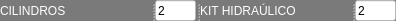
              <widget class="QSplitter" name="splitter_9">
               <property name="styleSheet">
                <string notr="true">background-color: rgb(122, 122, 122);</string>
               </property>
               <property name="orientation">
                <enum>Qt::Horizontal</enum>
               </property>
               <widget class="QLabel" name="label_15">
                <property name="minimumSize">
                 <size>
                  <width>151</width>
                  <height>21</height>
                 </size>
                </property>
                <property name="maximumSize">
                 <size>
                  <width>151</width>
                  <height>16777215</height>
                 </size>
                </property>
                <property name="styleSheet">
                 <string notr="true">color: rgb(255, 255, 255);
font: 75 italic 8pt &quot;Arial&quot;;</string>
                </property>
                <property name="text">
                 <string>CILINDROS</string>
                </property>
               </widget>
               <widget class="QLineEdit" name="cilindros">
                <property name="minimumSize">
                 <size>
                  <width>41</width>
                  <height>21</height>
                 </size>
                </property>
                <property name="maximumSize">
                 <size>
                  <width>41</width>
                  <height>21</height>
                 </size>
                </property>
                <property name="styleSheet">
                 <string notr="true">background-color: rgb(255, 255, 255);</string>
                </property>
                <property name="text">
                 <string>2</string>
                </property>
               </widget>
               <widget class="QLabel" name="label_26">
                <property name="minimumSize">
                 <size>
                  <width>151</width>
                  <height>21</height>
                 </size>
                </property>
                <property name="maximumSize">
                 <size>
                  <width>151</width>
                  <height>16777215</height>
                 </size>
                </property>
                <property name="styleSheet">
                 <string notr="true">color: rgb(255, 255, 255);
font: 75 italic 8pt &quot;Arial&quot;;</string>
                </property>
                <property name="text">
                 <string>KIT HIDRAÚLICO</string>
                </property>
               </widget>
               <widget class="QLineEdit" name="kithid">
                <property name="minimumSize">
                 <size>
                  <width>41</width>
                  <height>21</height>
                 </size>
                </property>
                <property name="maximumSize">
                 <size>
                  <width>41</width>
                  <height>21</height>
                 </size>
                </property>
                <property name="styleSheet">
                 <string notr="true">background-color: rgb(255, 255, 255);</string>
                </property>
                <property name="text">
                 <string>2</string>
                </property>
               </widget>
              </widget>
